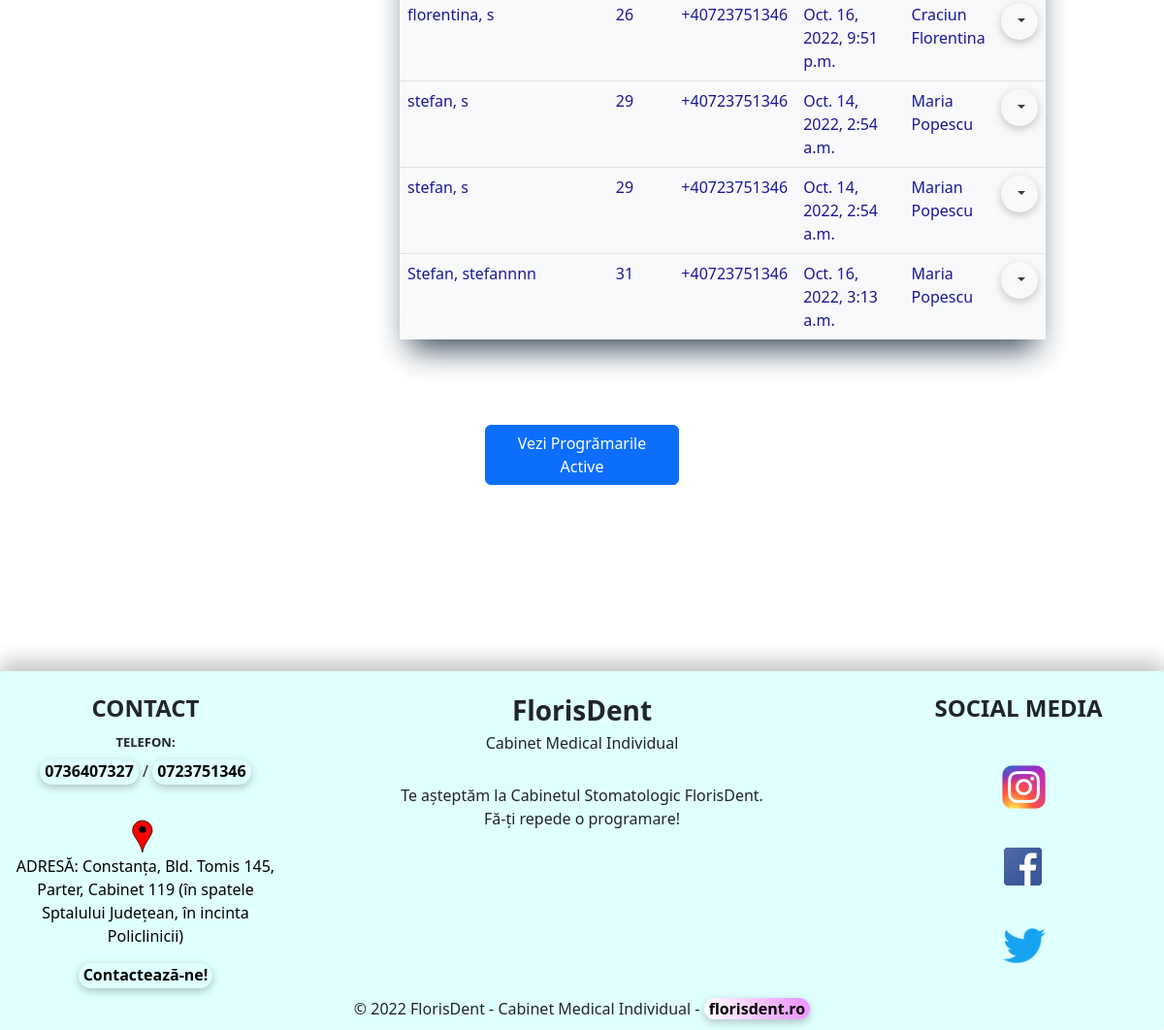
/list_of_programari_anulate/ (signed in, lower part), run on an earlier commit of the app's database.
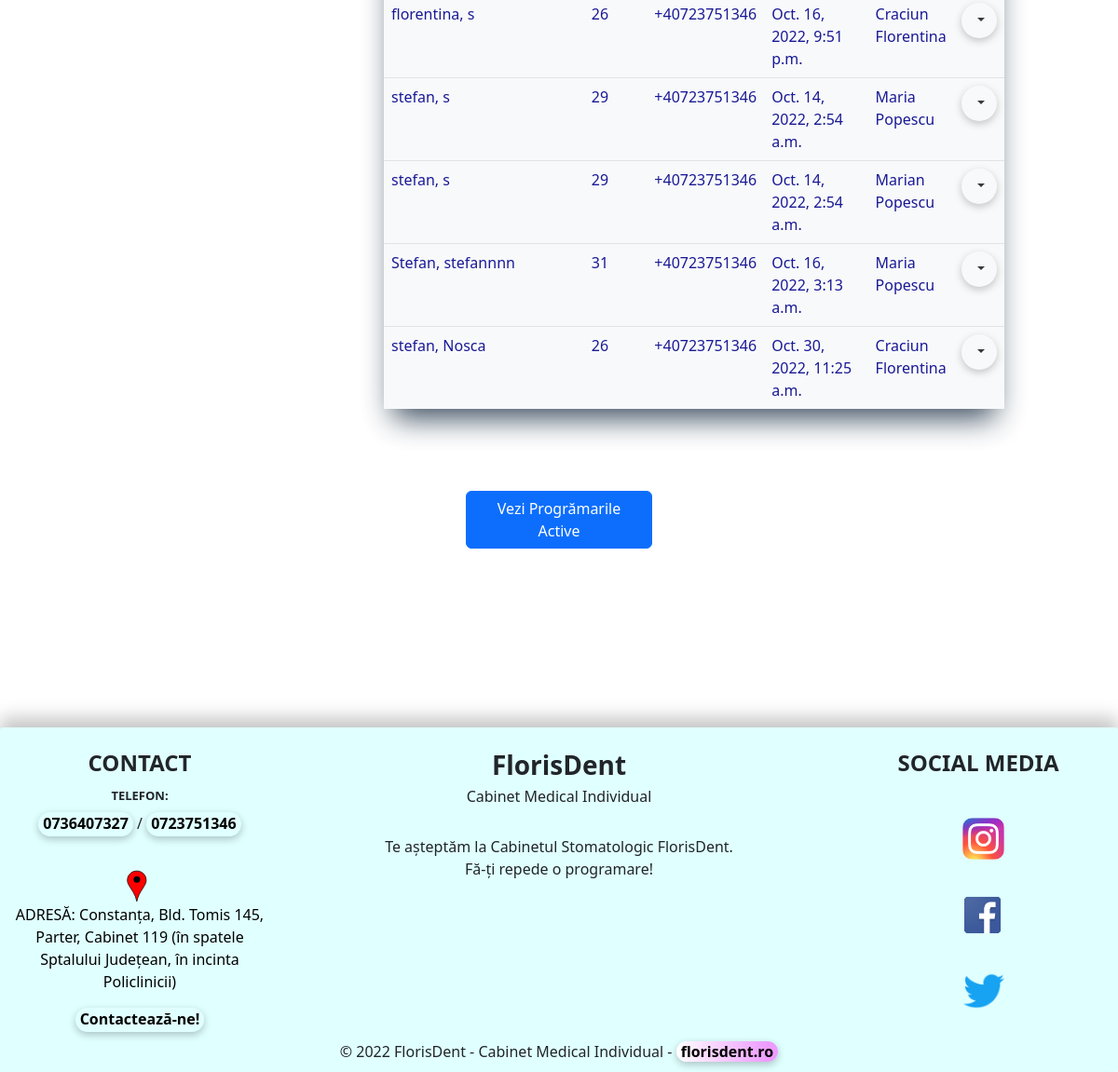
And on a later commit of the database.
### programari/models.py (models this page shows, shortened)
class Programari(models.Model):
    prenume = models.CharField(max_length=30)
    nume = models.CharField(max_length=30)
    varsta = models.IntegerField()
    numar_telefon = models.CharField(blank=True, max_length=20)
    email = models.EmailField(blank=True, max_length=50)
    ora_programare = models.DateTimeField()
    doctor = models.ForeignKey(Doctor, on_delete=models.CASCADE, null=True)
    active = models.BooleanField(default=True)
    created_at = models.DateTimeField(auto_now_add=True)
    updated_at = models.DateTimeField(auto_now=True)

### doctori/models.py (models this page shows)
class Doctor(models.Model):
    nume_doctor = models.CharField(max_length=40)
    specializare = models.CharField(max_length=50)
    experienta = models.IntegerField()
    email = models.EmailField(blank=True, max_length=50)
    descriere = models.TextField(blank=True, max_length=300)
    varsta = models.IntegerField()
    image = models.ImageField(upload_to='images/doctori/', null=True, blank=True)
    active = models.BooleanField(default=True)
    created_at = models.DateTimeField(default=datetime.now)
    updated_at = models.DateTimeField(auto_now=True)
    def __str__(self):
        return f'{self.nume_doctor}'

### programari/views.py (the view)
# urls.py: path('list_of_programari_anulate/', views.ProgramareListViewAnulate.as_view(), name='list-of-programari-anulate'),
class ProgramareListViewAnulate(LoginRequiredMixin, ListView):
    template_name = 'programari/list_of_programari_anulate.html'
    model = Programari
    context_object_name = 'all_programari_anulate'
    def get_context_data(self, **kwargs):
        data = super(ProgramareListViewAnulate, self).get_context_data(**kwargs)
        all_programari_anulate = Programari.objects.filter(active=False)
        data['programari_anulate'] = all_programari_anulate
        my_filter_ = ProgramariFilters(self.request.GET, queryset=all_programari_anulate)
        data['all_programari_anulate'] = my_filter_.qs
        data['my_filter_anulate'] = my_filter_
        return data

### templates/programari/list_of_programari_anulate.html (shortened to what this page needs)
{% extends 'base.html' %}
{% block content %}
    <br>
    <div class="container-fluid">
        <div class="row">
            <div class="col-md-4">
            </div>
            <div class="col-md-6">
                <table class="table table-light table-hover" style="border-style: hidden; box-shadow: rgb(38, 57, 77) 0px 20px 30px -10px;">
                    <tbody>
                    {% for programari in all_programari_anulate %}
                        <tr>
                            <td>{{ programari.prenume }}, {{ programari.nume }}</td>
                            <td>{{ programari.varsta }}</td>
                            <td>{{ programari.numar_telefon }}</td>
                            <td>{{ programari.ora_programare }}</td>
                            <td>{{ programari.doctor }}</td>
                            <td>
                                <li class="nav-item dropdown" style="list-style-type: none">
                                    <button class="btn dropdown-toggle" id="navbarDropdown"
                                            role="button"
                                            data-bs-toggle="dropdown" aria-expanded="false">
                                    </button>
                                </li>
                            </td>
                        </tr>
                    {% endfor %}
                    </tbody>
                </table>
            </div>
        </div>
    </div>
    <br><br><br>
    <div class="d-grid gap-2 col-2 mx-auto">
        <a href="{% url 'list-of-programari' %}" class="btn btn-primary" type="button">Vezi Progrămarile Active</a>
    </div>
{% endblock %}

What changed in the data, as far as the page shows it:
now on this page (row edited): Programari: prenume "stefan", nume "Nosca", varsta "26", numar_telefon "+40723751346", ora_programare "Oct. 30, 2022, 11:25 a.m.", doctor "Craciun Florentina"
